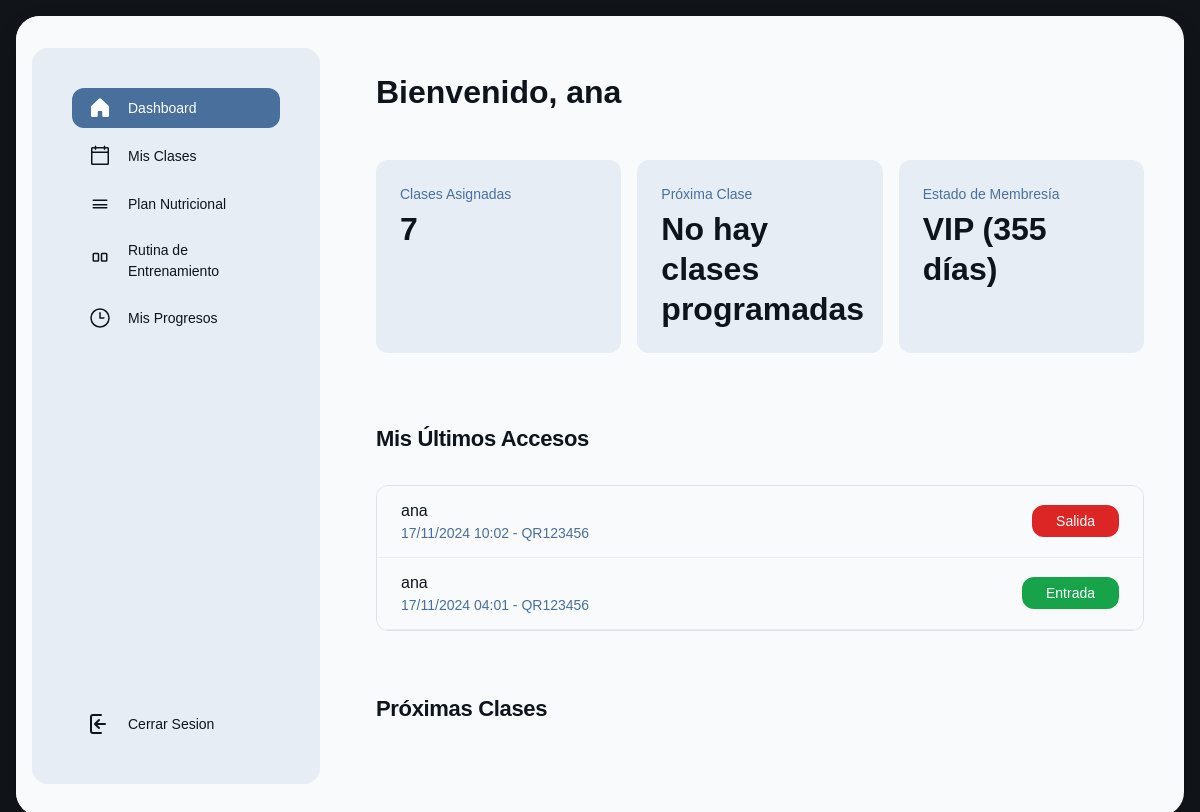
The app's page /index.php (signed in) with its own data.
### tables this page shows
CREATE TABLE `usuarios` (
  `id_usuario` int(11) NOT NULL,
  `nombre` varchar(100) DEFAULT NULL,
  `email` varchar(100) DEFAULT NULL,
  `passwd` varchar(255) DEFAULT NULL,
  `fecha_registro` date DEFAULT curdate(),
  `tipo` enum('cliente','admin') DEFAULT 'cliente'
);

CREATE TABLE `membresias` (
  `id` int(11) NOT NULL,
  `nombre` varchar(100) DEFAULT NULL,
  `precio` decimal(10,2) DEFAULT NULL,
  `duracion_dias` int(11) DEFAULT NULL
);

CREATE TABLE `usuarios_membresias` (
  `id` int(11) NOT NULL,
  `usuario_id` int(11) DEFAULT NULL,
  `membresia_id` int(11) DEFAULT NULL,
  `fecha_inicio` date DEFAULT NULL,
  `fecha_fin` date DEFAULT NULL
);

CREATE TABLE `registro_accesos` (
  `id` int(11) NOT NULL,
  `usuario_id` int(11) DEFAULT NULL,
  `fecha` datetime DEFAULT NULL,
  `tipo` enum('entrada','salida') DEFAULT NULL,
  `codigo_qr` varchar(255) DEFAULT NULL
);

### controller/home_controller.php (called while the page is built, shortened)
<?php
function home() {
    if (isset($_SESSION["nombre"]) && $_SESSION["admin"] == 1) {
        require_once("model/dashboard_model.php");
        $dashboard = new DashboardModel();
        $totalMembers = $dashboard->getTotalMembers();
        $activeMembers = $dashboard->getActiveMembers();
        $inactiveMembers = $dashboard->getInactiveMembers();
        $totalRevenue = $dashboard->getTotalRevenue();
        $lastAccessLogs = $dashboard->getLastAccessLogs();
    }
    else if (isset($_SESSION["nombre"])) {
        require_once("model/dashboard_user_model.php");
        $dashboard = new DashboardUserModel();
        require_once("model/miembros_model.php");
        $miembros = new Miembros_model();
        $usuario_id = $miembros->getUserIdByEmail($_SESSION["email"]);
        $clasesAsignadas = $dashboard->getClasesAsignadas($usuario_id);
        $proximaClase = $dashboard->getProximaClase($usuario_id);
        $estadoMembresia = $dashboard->getEstadoMembresia($usuario_id);
        $ultimosAccesos = $dashboard->getUltimosAccesos($usuario_id);
    }
    include_once 'view/home_view.php';
}
?>

### model/conectar.php (called while the page is built)
<?php
class Conectar{
    public static function conexion(){
        try {
            $conexion=new mysqli("localhost","root","","gimnasio_db");
            $conexion->set_charset("utf8mb4");
        } catch (Exception $e) {
            die('Error:'.$e->getMessage());
        }
        return $conexion;
    }
}
?>

### model/miembros_model.php (called while the page is built, shortened)
<?php
class Miembros_model {
    private $db;
    public function __construct() {
        require_once("model/conectar.php");
        $this->db = Conectar::conexion();
    }
    public function getUserIdByEmail($email) {
        $sql = "SELECT id_usuario FROM usuarios WHERE email = '$email'";
        $resultado = $this->db->query($sql);
        if ($row = $resultado->fetch_assoc()) {
            return $row['id_usuario'];
        }
        return null;
    }
}
?>

### model/dashboard_user_model.php (called while the page is built, shortened)
<?php
require_once 'conectar.php';
class DashboardUserModel {
    private $db;
    public function __construct() {
        $this->db = Conectar::conexion();
    }
    public function getClasesAsignadas($usuario_id) {
        $sql = "SELECT COUNT(*) as total FROM inscripciones WHERE usuario_id = $usuario_id";
        $resultado = $this->db->query($sql);
        $row = $resultado->fetch_assoc();
        return $row['total'];
    }
    public function getProximaClase($usuario_id) {
        $dias = array(
            'Monday' => 'Lunes',
            'Tuesday' => 'Martes',
            'Wednesday' => 'Miércoles',
            'Thursday' => 'Jueves',
            'Friday' => 'Viernes',
            'Saturday' => 'Sábado',
            'Sunday' => 'Domingo'
        );
        $dia_actual = $dias[date('l')];
        $sql = "SELECT c.nombre, h.dia_semana, h.hora_inicio
                FROM inscripciones i
                JOIN clases c ON i.clase_id = c.id
                JOIN horarios h ON i.horario_id = h.id
                WHERE i.usuario_id = $usuario_id
                AND h.hora_inicio > CURRENT_TIME()
                ORDER BY
                    CASE h.dia_semana
                        WHEN 'Lunes' THEN 1
                        WHEN 'Martes' THEN 2
                        WHEN 'Miércoles' THEN 3
                        WHEN 'Jueves' THEN 4
                        WHEN 'Viernes' THEN 5
                        WHEN 'Sábado' THEN 6
                        WHEN 'Domingo' THEN 7
                    END,
                    h.hora_inicio
                LIMIT 1";
        $resultado = $this->db->query($sql);
        return 'No hay clases programadas';
    }
    public function getEstadoMembresia($usuario_id) {
        $sql = "SELECT m.nombre, um.fecha_fin
                FROM usuarios_membresias um
                JOIN membresias m ON um.membresia_id = m.id
                WHERE um.usuario_id = $usuario_id
                AND um.fecha_fin >= CURRENT_DATE()
                ORDER BY um.fecha_fin ASC
                LIMIT 1";
        $resultado = $this->db->query($sql);
        if ($row = $resultado->fetch_assoc()) {
            $dias_restantes = (strtotime($row['fecha_fin']) - strtotime('today')) / (60 * 60 * 24);
            return $row['nombre'] . ' (' . ceil($dias_restantes) . ' días)';
        }
        return 'Sin membresía activa';
    }
    public function getUltimosAccesos($usuario_id) {
        $sql = "SELECT ra.*, u.nombre
                FROM registro_accesos ra
                JOIN usuarios u ON ra.usuario_id = u.id_usuario
                WHERE ra.usuario_id = $usuario_id
                ORDER BY ra.fecha DESC
                LIMIT 5";
        $resultado = $this->db->query($sql);
        $accesos = array();
        while($row = $resultado->fetch_assoc()) {
            $accesos[] = $row;
        }
        return $accesos;
    }
}
?>

### view/dashboard_user.php (the view, shortened to what this page needs)
<!DOCTYPE html>
<html>
  <head>
    <link rel="stylesheet" href="https://cdnjs.cloudflare.com/ajax/libs/font-awesome/4.7.0/css/font-awesome.min.css">
    <script src="https://cdn.tailwindcss.com?plugins=forms,container-queries"></script>
  </head>
  <body>
    <div class="main-card">
      <div class="main-content">
        <div class="sidebar-container">
          <div class="sidebar-inner">
            <div class="flex h-full min-h-[700px] flex-col justify-between p-4">
              <div class="flex flex-col gap-4">
                <div class="flex flex-col gap-2">
                  <div class="flex items-center gap-3 px-3 py-2 rounded-xl bg-[#49709c]">
                    <div class="text-white" data-icon="House" data-size="24px" data-weight="fill">
                    </div>
                    <a class="text-white text-sm font-medium leading-normal" href="index.php?controlador=home&action=home">Dashboard</a>
                  </div>
                  <div class="flex items-center gap-3 px-3 py-2">
                    <div class="text-[#0d141c]" data-icon="Calendar" data-size="24px" data-weight="regular">
                    </div>
                    <a class="text-[#0d141c] text-sm font-medium leading-normal" href="index.php?controlador=classShedule&action=home">Mis Clases</a>
                  </div>
                  <div class="flex items-center gap-3 px-3 py-2">
                    <div class="text-[#0d141c]" data-icon="Apple" data-size="24px" data-weight="regular">
                      <svg xmlns="http://www.w3.org/2000/svg" width="24px" height="24px" fill="currentColor" viewBox="0 0 256 256">
                        <path d="M208,88a8,8,0,0,0-8-8H56a8,8,0,0,0,0,16H200A8,8,0,0,0,208,88Zm-8,72H56a8,8,0,0,0,0,16H200a8,8,0,0,0,0-16Zm0-32H56a8,8,0,0,0,0,16H200a8,8,0,0,0,0-16Z"></path>
                      </svg>
                    </div>
                    <a class="text-[#0d141c] text-sm font-medium leading-normal" href="index.php?controlador=nutricionPlan&action=home">Plan Nutricional</a>
                  </div>
                  <div class="flex items-center gap-3 px-3 py-2">
                    <div class="text-[#0d141c]" data-icon="Dumbbell" data-size="24px" data-weight="regular">
                    </div>
                    <a class="text-[#0d141c] text-sm font-medium leading-normal" href="index.php?controlador=rutina&action=home">Rutina de Entrenamiento</a>
                  </div>
                  <div class="flex items-center gap-3 px-3 py-2">
                    <div class="text-[#0d141c]" data-icon="Chart" data-size="24px" data-weight="regular">
                      <svg xmlns="http://www.w3.org/2000/svg" width="24px" height="24px" fill="currentColor" viewBox="0 0 256 256">
                        <path d="M128,24A104,104,0,1,0,232,128,104.11,104.11,0,0,0,128,24Zm0,192a88,88,0,1,1,88-88A88.1,88.1,0,0,1,128,216Zm48-88a8,8,0,0,1-8,8H128a8,8,0,0,1-8-8V72a8,8,0,0,1,16,0v48h40A8,8,0,0,1,176,128Z"></path>
                      </svg>
                    </div>
                    <a class="text-[#0d141c] text-sm font-medium leading-normal" href="index.php?controlador=progreso&action=home">Mis Progresos</a>
                  </div>
                </div>
              </div>
              <div class="flex flex-col gap-4">
                <div class="flex flex-col gap-1">
                  <div class="flex items-center gap-3 px-3 py-2">
                    <div class="text-[#0d141c]" data-icon="Question" data-size="24px" data-weight="regular">
                      <svg xmlns="http://www.w3.org/2000/svg" viewBox="0 0 24 24" width="24" height="24" fill="none" stroke="#0d141c" stroke-width="2" stroke-linecap="round" stroke-linejoin="round">
                        <path d="M13 3H5a2 2 0 0 0-2 2v14a2 2 0 0 0 2 2h8" />
                        <path d="M7 12h10M7 12l4-4M7 12l4 4" />
                      </svg>
                    </div>
                    <a class="text-[#0d141c] text-sm font-medium leading-normal" href="index.php?controlador=miembros&action=desconectar">Cerrar Sesion</a>
                  </div>
                </div>
              </div>
            </div>
          </div>
        </div>
        <div class="content-container">
          <div class="flex flex-wrap justify-between gap-3 p-4">
            <p class="text-[#0d141c] tracking-light text-[32px] font-bold leading-tight min-w-72">Bienvenido, <?php echo htmlspecialchars($_SESSION["nombre"]); ?></p>
          </div>
          <div class="flex flex-wrap gap-3 p-4">
            <div class="flex min-w-[200px] flex-1 flex-col gap-1 rounded-xl bg-[#e7edf4] p-4">
              <p class="text-[#49709c] text-sm font-medium leading-normal">Clases Asignadas</p>
              <p class="text-[#0d141c] text-[32px] font-bold leading-tight"><?php echo $clasesAsignadas; ?></p>
            </div>
            <div class="flex min-w-[200px] flex-1 flex-col gap-1 rounded-xl bg-[#e7edf4] p-4">
              <p class="text-[#49709c] text-sm font-medium leading-normal">Próxima Clase</p>
              <p class="text-[#0d141c] text-[32px] font-bold leading-tight"><?php echo $proximaClase; ?></p>
            </div>
            <div class="flex min-w-[200px] flex-1 flex-col gap-1 rounded-xl bg-[#e7edf4] p-4">
              <p class="text-[#49709c] text-sm font-medium leading-normal">Estado de Membresía</p>
              <p class="text-[#0d141c] text-[32px] font-bold leading-tight"><?php echo $estadoMembresia; ?></p>
            </div>
          </div>
          <h2 class="text-[#0d141c] text-[22px] font-bold leading-tight tracking-[-0.015em] px-4 pb-3 pt-5">Mis Últimos Accesos</h2>
          <div class="px-4 py-3">
            <div class="flex flex-col overflow-hidden rounded-xl border border-[#49709c] bg-[#f8fafc]">
              <?php foreach ($ultimosAccesos as $acceso): ?>
              <div class="flex items-center gap-4 bg-[#f8fafc] px-4 min-h-[72px] py-2 justify-between border-b border-[#e7edf4] w-full">
                <div class="flex flex-col justify-center">
                  <p class="text-[#0d141c] text-base font-medium leading-normal line-clamp-1"><?php echo htmlspecialchars($acceso['nombre']); ?></p>
                  <p class="text-[#49709c] text-sm font-normal leading-normal line-clamp-2">
                    <?php
                    $fecha = new DateTime($acceso['fecha']);
                    echo $fecha->format('d/m/Y H:i') . ' - ' .
                         ($acceso['codigo_qr']);
                    ?>
                  </p>
                </div>
                <div class="shrink-0">
                  <span class="flex min-w-[84px] max-w-[480px] items-center justify-center overflow-hidden rounded-xl h-8 px-4 <?php echo $acceso['tipo'] == 'entrada' ? 'bg-green-600' : 'bg-red-600'; ?> text-white text-sm font-medium leading-normal w-fit">
                    <?php echo $acceso['tipo'] == 'entrada' ? 'Entrada' : 'Salida'; ?>
                  </span>
                </div>
              </div>
              <?php endforeach; ?>
            </div>
          </div>
          <h2 class="text-[#0d141c] text-[22px] font-bold leading-tight tracking-[-0.015em] px-4 pb-3 pt-5">Próximas Clases</h2>
          <div class="flex flex-wrap gap-4 px-4 py-3">
          </div>
        </div>
      </div>
    </div>
  </body>
</html>

### assets/css/headercss.css (style rules this page uses)
html, body { margin: 0; padding: 0; box-sizing: border-box; }
* { font-family: 'Sora', sans-serif; }

### assets/css/landingPage.css (style rules this page uses)
body { font-family: 'sora', 'Noto Sans', sans-serif !important; background-color: #111418 !important; color: #ffffff !important; }

### view/dashboard_user.php (style rules this page uses)
body { background-color: #dce5ef; }
.main-card { background-color: #f8fafc; border-radius: 1.5rem; margin: 2rem auto; max-width: 1600px; overflow: hidden; box-shadow: 0 10px 25px rgba(0, 0, 0, 0.1); position: relative; }
.main-content { display: flex; position: relative; min-height: 100vh; }
.sidebar-container { width: 320px; padding: 2rem 1rem; background-color: #f8fafc; z-index: 1000; }
.sidebar-inner { background-color: #e7edf4; border-radius: 1rem; height: 100%; padding: 1rem; position: relative; z-index: 1000; }
.content-container { flex: 1; padding: 2rem 1rem; position: relative; }
@media (max-width: 1650px) { .main-card { margin: 1rem; } }

### records on screen
usuarios: id_usuario.fecha_fin "VIP (355 días)"
registro_accesos: usuario.nombre "ana", fecha "17/11/2024 10:02", codigo_qr "QR123456", tipo "Salida"
registro_accesos: usuario.nombre "ana", fecha "17/11/2024 04:01", codigo_qr "QR123456", tipo "Entrada"

### other values on screen
$_SESSION["nombre"] "ana"
$clasesAsignadas "7"
$proximaClase "No hay clases programadas"
